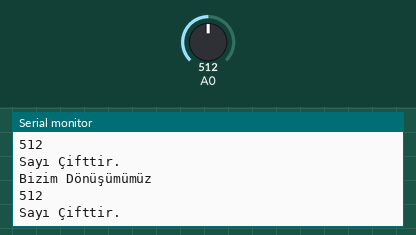
Simulated run of this sketch. Board: Arduino Uno, built with avr-gcc and run on an emulated ATmega328P. On the bench: the last lines printed to the serial monitor. The test bench sets the inputs (shaded band); at power-on: A0 = 512.

Above: at 5.8 s.
5.9 s: A0 set to 1023
At 11.2 s:
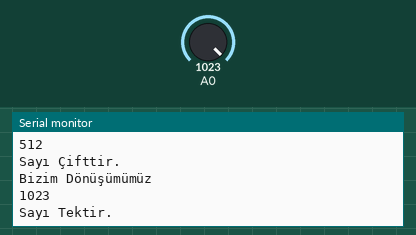
16.5 s: A0 set to 900
At 21.3 s:
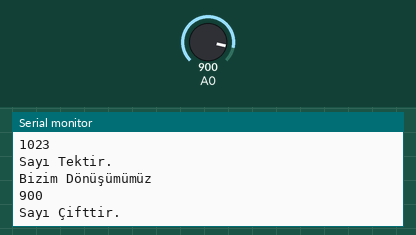
Timing chart, 0 to 22.8 s (numbered marks = the images above; inputs shaded):
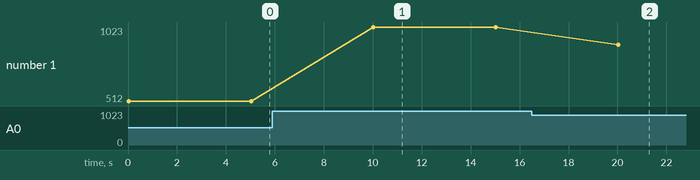

The sketch:

9.Ders_Cift_Tek.ino
```cpp
void setup() {
  // put your setup code here, to run once:
  pinMode(0, INPUT);
  Serial.begin(9600);
}

void loop() {
  // put your main code here, to run repeatedly:
  int deger = analogRead(0);

  Serial.println("Bizim Dönüşümümüz");

  Serial.println(deger);

  if(deger % 2 == 0)
  {
    Serial.println("Sayı Çifttir.");
  }
  else
  {
    Serial.println("Sayı Tektir.");
  }


  delay(5000);


}
```

Measured:
- after the input at 5.9 s, the serial monitor: prints a new line after 4.1 s (image 1)
- after the input at 16.5 s, the serial monitor: prints a new line after 3.5 s (image 2)
- plotted number 1: 512 → 1023 after the input at 5.9 s, 1023 → 900 after the input at 16.5 s
